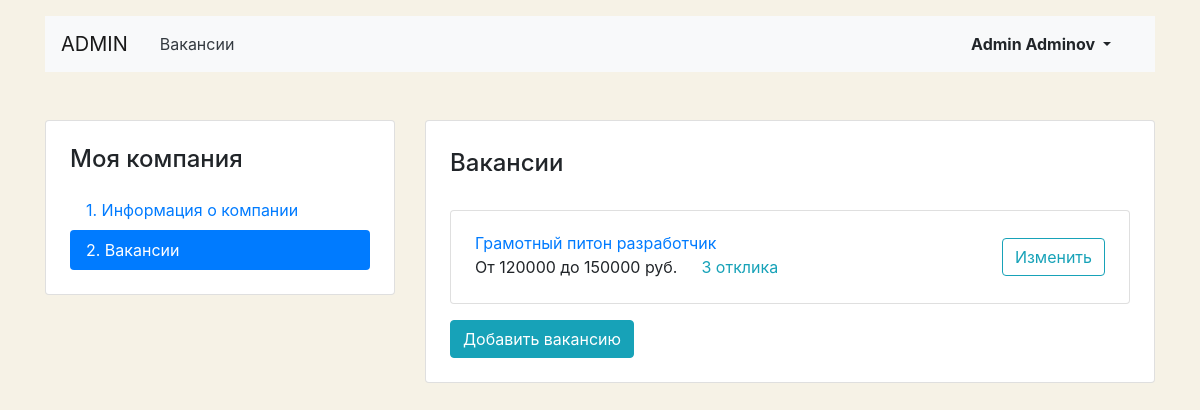
The app's page /mycompany/vacancies (signed in) with its own data.
### vacancy/models.py (models this page shows, shortened)
class Vacancy(models.Model):
    title = models.CharField(max_length=124)
    specialty = models.ForeignKey(Specialty, on_delete=models.CASCADE, related_name="vacancies")
    company = models.ForeignKey(Company, on_delete=models.CASCADE, related_name="vacancies")
    skills = models.CharField(max_length=124)
    description = models.TextField()
    salary_min = models.PositiveSmallIntegerField()
    salary_max = models.PositiveSmallIntegerField()
    published_at = models.DateField(auto_now=True)

### vacancy/views/my_vacancy.py (the view)
# urls.py: path('mycompany/vacancies', VacancyListCompany.as_view(), name='company_vacancies'),
class VacancyListCompany(LoginRequiredMixin, ListView):
    model = Vacancy
    template_name = "vacancy/vacancies/vacancy-list.html"
    context_object_name = "vacancies"
    def get_queryset(self, **kwargs):
        try:
            company = Company.objects.get(owner_id=self.request.user.pk).pk
            return Vacancy.objects.filter(company_id=company).annotate(summs=Count("applications"))
        except Company.DoesNotExist:
            return redirect("vacancy_create")

### vacancy/templates/vacancy/vacancies/vacancy-list.html (shortened to what this page needs)
{% extends "base.html" %}
{% block head %}
    <head>
        <link rel="stylesheet" href="https://stackpath.bootstrapcdn.com/bootstrap/4.3.1/css/bootstrap.min.css"
>
    </head>
{% endblock %}
{% block content %}
<main class="container mt-3 pb-5">
    <div class="row mt-5">
        <div class="col-12 col-lg-4">
            <aside class="pt-3 pb-4 px-4 mb-5 card">
                <h1 class="h4 pt-2 pb-2">Моя компания</h1>
                <div class="nav flex-column nav-pills" id="v-pills-tab" role="tablist" aria-orientation="vertical">
                    <a class="nav-link" href="{% url "mycompany" %}">1. Информация о&nbsp;компании</a>
                    <a class="nav-link active" href="{% url "company_vacancies" %}">2. Вакансии</a>
                </div>
            </aside>
        </div>
        <div class="col-12 col-lg-8">
            <div class="card">
                <div class="card-body px-4 pb-4">
                    <section class="tab-pane fade show active">
                        <h2 class="h4 pt-2 pb-3">Вакансии</h2>
                        {% if vacancies.count > 0 %}
                            {% for vacancy in vacancies %}
                                <div class="card mt-3">
                                    <div class="card-body px-4">
                                        <div class="row align-items-center">
                                            <div class="col-6 col-lg-8">
                                                <a href="{% url 'vacancy_edit'  vacancy.pk %}" class="mb-1">{{ vacancy.title }}</a>
                                                <p class="mb-1">
                                                    <span class="mr-4">От {{ vacancy.salary_min }} до {{ vacancy.salary_max }} руб.</span><a
                                                        href="{% url 'vacancy_edit'  vacancy.pk %}" class="text-info">{{ vacancy.summs }} отклика</a>
                                                </p>
                                            </div>
                                            <div class="col-6 col-lg-4 text-right">
                                                <a href="{% url 'vacancy_edit'  vacancy.pk %}"
                                                   class="btn btn-outline-info">Изменить</a>
                                            </div>
                                        </div>
                                    </div>
                                </div>
                            {% endfor %}
                        {% else %}
                            <p class="alert alert-info" role="alert">
                                У вас пока нет вакансий, но вы можете создать первую!
                            </p>
                        {% endif %}
                        <a href="{% url 'vacancy_create' %}" class="btn btn-info mt-3">Добавить вакансию</a>
                    </section>
                </div>
            </div>
        </div>
    </div>
</main>
{% endblock %}

### vacancy/templates/vacancy/_inc/bar.html (shortened to what this page needs)
<nav class="navbar navbar-expand-lg navbar-light bg-light">
        <a class="navbar-brand mr-4" href='http://127.0.0.1:8000/admin/'>ADMIN</a>
        <div class="collapse navbar-collapse justify-content-between" id="navbarNav">
            <ul class="navbar-nav col-10">
                <li class="nav-item">
                    <a class="nav-link text-dark" href="{% url 'list_vacancies' %}">Вакансии</a>
                </li>
            </ul>
            <ul class="navbar-nav col-2 justify-content-end">
                <li class="nav-item active">
                    <div class="btn-group">
                        {% if request.user.is_authenticated %}
                            <button type="button" class="btn dropdown-toggle font-weight-bold" data-toggle="dropdown"
                                    aria-haspopup="true" aria-expanded="false">
                                {{ user.first_name }} {{ user.last_name }}
                            </button>
                        {% endif %}
        </div>
    </nav>

### vacancy/templates/vacancy/vacancies/vacancy-list.html (style rules this page uses)
body { background-color: #F6F2E6; }

### records on screen
Vacancy: title "Грамотный питон разработчик", salary_min "120000", salary_max "150000", summs "3"

### other values on screen
{{ user.first_name }} "Admin"
{{ user.last_name }} "Adminov"
